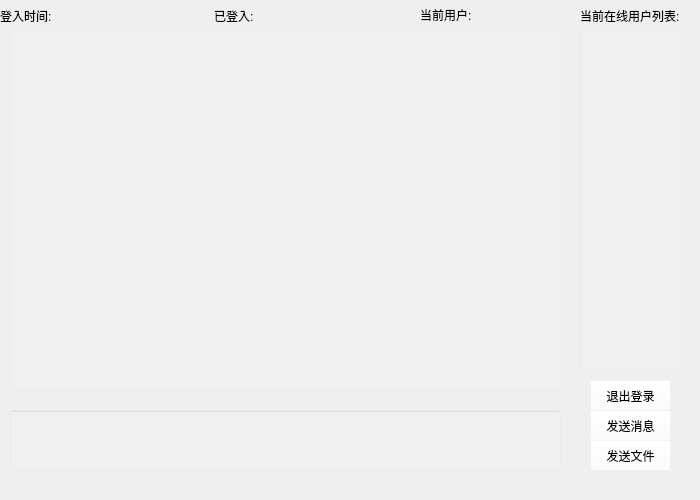
<?xml version="1.0" encoding="UTF-8"?>
<ui version="4.0">
 <class>client_widget</class>
 <widget class="QWidget" name="client_widget">
  <property name="geometry">
   <rect>
    <x>0</x>
    <y>0</y>
    <width>700</width>
    <height>500</height>
   </rect>
  </property>
  <property name="minimumSize">
   <size>
    <width>700</width>
    <height>500</height>
   </size>
  </property>
  <property name="maximumSize">
   <size>
    <width>700</width>
    <height>500</height>
   </size>
  </property>
  <property name="baseSize">
   <size>
    <width>0</width>
    <height>0</height>
   </size>
  </property>
  <property name="windowTitle">
   <string>Online ChatRoom</string>
  </property>
  <property name="windowOpacity">
   <double>1.000000000000000</double>
  </property>
  <property name="styleSheet">
   <string notr="true">#client_widget
{
	border-image: url(:/backgroud/ATRI2.jpg);
}</string>
  </property>
  <widget class="QPushButton" name="msgsender_btn">
   <property name="geometry">
    <rect>
     <x>590</x>
     <y>410</y>
     <width>81</width>
     <height>31</height>
    </rect>
   </property>
   <property name="styleSheet">
    <string notr="true">background-color: rgba(255, 255, 255, 20);</string>
   </property>
   <property name="text">
    <string>发送消息</string>
   </property>
  </widget>
  <widget class="QTextBrowser" name="textBrowser">
   <property name="geometry">
    <rect>
     <x>10</x>
     <y>30</y>
     <width>551</width>
     <height>361</height>
    </rect>
   </property>
   <property name="font">
    <font>
     <pointsize>10</pointsize>
    </font>
   </property>
   <property name="styleSheet">
    <string notr="true">background-color: rgba(255, 255, 255, 20);
color: rgb(0, 0, 0);</string>
   </property>
   <property name="lineWidth">
    <number>0</number>
   </property>
  </widget>
  <widget class="QLineEdit" name="sender_edit">
   <property name="geometry">
    <rect>
     <x>10</x>
     <y>410</y>
     <width>551</width>
     <height>61</height>
    </rect>
   </property>
   <property name="styleSheet">
    <string notr="true">background-color: rgba(255, 255, 255, 20);</string>
   </property>
   <property name="frame">
    <bool>true</bool>
   </property>
   <property name="clearButtonEnabled">
    <bool>false</bool>
   </property>
  </widget>
  <widget class="QPushButton" name="filesender_btn">
   <property name="geometry">
    <rect>
     <x>590</x>
     <y>440</y>
     <width>81</width>
     <height>31</height>
    </rect>
   </property>
   <property name="styleSheet">
    <string notr="true">background-color: rgba(255, 255, 255, 20);</string>
   </property>
   <property name="text">
    <string>发送文件</string>
   </property>
  </widget>
  <widget class="QPushButton" name="exit_button">
   <property name="geometry">
    <rect>
     <x>590</x>
     <y>380</y>
     <width>81</width>
     <height>31</height>
    </rect>
   </property>
   <property name="styleSheet">
    <string notr="true">background-color: rgba(255, 255, 255, 20);</string>
   </property>
   <property name="text">
    <string>退出登录</string>
   </property>
  </widget>
  <widget class="QListWidget" name="user_list">
   <property name="geometry">
    <rect>
     <x>580</x>
     <y>30</y>
     <width>101</width>
     <height>341</height>
    </rect>
   </property>
   <property name="font">
    <font>
     <family>宋体</family>
     <pointsize>10</pointsize>
    </font>
   </property>
   <property name="styleSheet">
    <string notr="true">background-color: rgba(255, 255, 255, 20);
color: rgb(0, 0, 0);</string>
   </property>
  </widget>
  <widget class="QWidget" name="horizontalLayoutWidget">
   <property name="geometry">
    <rect>
     <x>0</x>
     <y>0</y>
     <width>421</width>
     <height>31</height>
    </rect>
   </property>
   <layout class="QHBoxLayout" name="horizontalLayout">
    <item>
     <widget class="QLabel" name="time">
      <property name="styleSheet">
       <string notr="true">color: rgb(0, 0, 0);</string>
      </property>
      <property name="text">
       <string>登入时间:</string>
      </property>
     </widget>
    </item>
    <item>
     <widget class="QLabel" name="timing">
      <property name="styleSheet">
       <string notr="true">color: rgb(0, 0, 0);</string>
      </property>
      <property name="text">
       <string>已登入:</string>
      </property>
     </widget>
    </item>
   </layout>
  </widget>
  <widget class="QLabel" name="Now_user">
   <property name="geometry">
    <rect>
     <x>420</x>
     <y>0</y>
     <width>137</width>
     <height>29</height>
    </rect>
   </property>
   <property name="styleSheet">
    <string notr="true">color: rgb(0, 0, 0);</string>
   </property>
   <property name="text">
    <string>当前用户:</string>
   </property>
  </widget>
  <widget class="QLabel" name="label">
   <property name="geometry">
    <rect>
     <x>580</x>
     <y>0</y>
     <width>101</width>
     <height>31</height>
    </rect>
   </property>
   <property name="styleSheet">
    <string notr="true">color: rgb(0, 0, 0);</string>
   </property>
   <property name="text">
    <string>当前在线用户列表:</string>
   </property>
  </widget>
 </widget>
 <resources/>
 <connections>
  <connection>
   <sender>exit_button</sender>
   <signal>clicked()</signal>
   <receiver>client_widget</receiver>
   <slot>close()</slot>
   <hints>
    <hint type="sourcelabel">
     <x>630</x>
     <y>395</y>
    </hint>
    <hint type="destinationlabel">
     <x>349</x>
     <y>249</y>
    </hint>
   </hints>
  </connection>
 </connections>
</ui>
